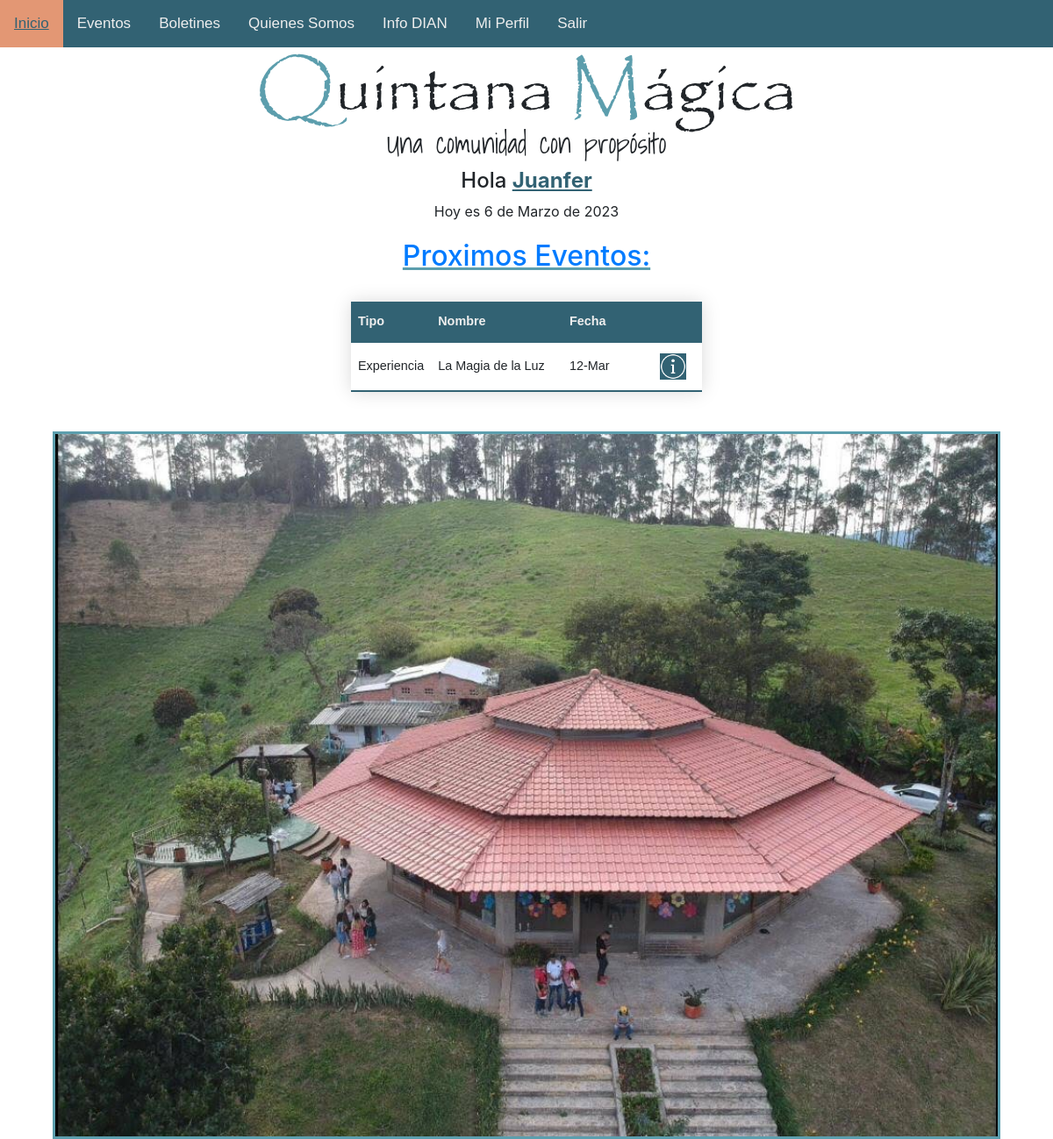
The app's page / (signed in) with its own data.
### eventos/models.py (models this page shows, shortened)
class Evento(models.Model):
    TYPES = [
        ('Taller', 'Taller'),
        ('Encuentro', 'Encuentro'),
        ('Experiencia', 'Experiencia'),
    ]
    nombre = models.CharField(max_length=40)
    tipo = models.CharField(max_length=15, choices=TYPES)
    descripcion = models.TextField(null=True, blank=True)
    lugar = models.TextField(null=True, blank=True)
    duracion = models.CharField(max_length=40)
    incluye = models.TextField(null=True, blank=True)
    fecha = models.DateField()
    costo1 = models.PositiveIntegerField(default=0)
    fecha_costo1 = models.DateField(default=None, null=True, blank=True)
    costo2 = models.PositiveIntegerField(default=0)
    fecha_costo2 = models.DateField(default=None, null=True, blank=True)
    costo = models.PositiveIntegerField(default=0)
    fecha_costo = models.DateField(default=None, null=True, blank=True)
    imagen = models.ImageField(upload_to='eventos', null=True, blank=True)
    inscritos = models.ManyToManyField(User, blank=True)
    concluido = models.BooleanField(default=False)
    cancelado = models.BooleanField(default=False)
    cupos = models.PositiveSmallIntegerField(default=0)
    cant_inscritos = models.PositiveSmallIntegerField(default=0)
    cerrado = models.BooleanField(default=False)
    prueba = models.BooleanField(default=True)

### home/views.py (the view)
# urls.py: path('', views.homeView, name='home'),
def homeView(request):
    staff = False
    n_year = False
    navidad = False
    meses = {
        1:'Enero',
        2: 'Febrero',
        3:'Marzo',
        4:'Abril',
        5:'Mayo',
        6:'Junio',
        7:'Julio',
        8:'Agosto',
        9:'Septiembre',
        10:'Octubre',
        11:'Noviembre',
        12:'Diciembre',
    }
    cumple = False
    nickname = ""
    nm = False
    user = request.user
    comunidad = False
    try:
        cu = CustomUser.objects.get(user_id=user.id)
        act_user = User.objects.get(username=user)
        if dt.today().day == cu.birthday.day and dt.today().month == cu.birthday.month:
            cumple = True
        if cu.comunidad:
            comunidad =True
        if act_user.is_staff:
            staff = True
    except:
        pass
    try:
        cu = CustomUser.objects.get(user_id=user.id)
        nickname = cu.nickname.capitalize()
        nm = True
    except:
        nm = False
    if dt.today().month == 12:
        if dt.today().day == 24 or dt.today().day == 25:
            navidad = True
        elif dt.today().day == 31:
            n_year = True
    if dt.today().month == 1 and dt.today().day == 1:
        n_year = True
    mes = meses.get(dt.today().month)
    fecha = str(dt.today().day) + " de " + mes + " de " + str(dt.today().year)
    for event in Evento.objects.filter(cancelado=False, concluido=False):
        event.cant_inscritos = event.inscritos.count()
        if event.cant_inscritos >= event.cupos:
            event.cerrado = True
        if event.fecha < date.today():
            event.concluido = True
        event.save()
    return render(request, 'home/welcome.html', {
        'today': fecha,
        'cumple': cumple,
        'nickname': nickname,
        'nm': nm,
        'navidad': navidad,
        'n_year': n_year,
        'comunidad':comunidad,
        'staff': staff,
        'events': Evento.objects.filter(cancelado=False, concluido=False, prueba=False).order_by('fecha'),
        'all_events': Evento.objects.filter(cancelado=False, concluido=False).order_by('fecha'),
    })

### home/templates/home/welcome.html (shortened to what this page needs)
{% extends 'base.html' %}
{% load static %}
    {% block body %}
        <h1 class="qm-name"><span style="color: #5C9EAD;">Q</span>uintana <span style="color: #5C9EAD;">M</span>ágica</h1>
        <h2 class="text-center">Una comunidad con propósito</h2>
        {% if nm %}
        <h4 class="center">Hola <strong class="underline" style="color: #326273;">{{ nickname }}</strong></h4>
        {% endif %}
        <p class="center">Hoy es {{ today }}</p>
        {% if staff %}
        {% if all_events %}
        <h2 class="center events top-20"><a class="sindec" href="{% url 'eventos.lista' %}">Proximos Eventos:</a></h2>
        <div class="events-container center">
            <table class="styled-table">
                <thead>
                    <tr>
                        <th style="width: 35px;">Tipo</th>
                        <th style="width: 150px;">Nombre</th>
                        <th style="width: 80px;">Fecha</th>
                        <th style="width: 10px;"></th>
                    </tr>
                </thead>
                <tbody>
                    {% for event in all_events %}
                    <tr>
                        <td style="width: 10%;">{{ event.tipo }}</td>
                        <td style="width: 45%;">{{ event.nombre }}</td>
                        <td style="width: 30%;">{{ event.fecha|date:"d-M" }}</td>
                        <td style="width: 15%;">
                            <a href="{% url 'eventos.detail' pk=event.id %}">
                                <img src="{% static 'images/info.png' %}" style="width: 30px;" alt="">
                            </a>
                        </td>
                    </tr>
                        {% endfor %}
                </tbody>
            </table>
        </div>
        {% endif %}
        {% endif %}
        <img class="img-fluid" src="{% static 'images/qm.jpg' %}" style="border-color: #5C9EAD ;
        border-style: solid;" alt="Quintana Mágica">
    {% endblock %}

### static/css/style.css (style rules this page uses)
body { margin: 0; font-family: Arial, Helvetica, sans-serif; }
h1.qm-name { font-family: Papyrus, papyrus2, fantasy; font-size: 500%; font-style: normal; font-variant: normal; font-weight: 500; line-height: 1; text-align: center; box-sizing: border-box; margin-bottom: 0; margin-top: 10px; }
h2.text-center { text-align: center; font-size: 200%; line-height: 1.2; font-weight: 500; font-family: cursive2; margin-top: 0; margin-bottom: 10px; }
.center { display: block; text-align: center; margin: 8px auto 8px auto; width: 80%; }
h4.center { font-size: 1.5rem; }
img.img-fluid { width: 90%; height: auto; margin: 20px auto 0 auto; display: block; }
.underline { text-decoration: underline; }
.top-20 { margin-top: 20px; }
a.sindec { text-decoration: none!important; }
a.sindec:link { text-decoration: none!important; }
table { table-layout: fixed; border-collapse: collapse; }
thead th:nth-child(1) { width: 30%; }
thead th:nth-child(2) { width: 40%; }
thead th:nth-child(3) { width: 15%; }
thead th:nth-child(4) { width: 15%; }
th, td { padding: 5px; border-bottom: 1px solid #326273; }
h2.events { color: #5C9EAD; text-decoration: underline; }
.events-container { display: flex; align-items: center; justify-content: center; height: auto; }
.styled-table { width: auto; display: inline-table; border-collapse: collapse; margin: 25px 0; font-size: 0.9em; font-family: sans-serif; min-width: 400px; box-shadow: 0 0 20px rgba(0, 0, 0, 0.15); }
.styled-table thead tr { background-color: #326273; color: #EEE; text-align: left; }
.styled-table th, .styled-table td { padding: 12px 8px; }
.styled-table tbody tr { border-bottom: 1px solid #EEE; text-align: left; }
.styled-table tbody tr:last-of-type { border-bottom: 2px solid #326273; }

### records on screen
Evento: tipo "Experiencia", nombre "La Magia de la Luz", fecha "12-Mar"

### other values on screen
{{ nickname }} "Juanfer"
